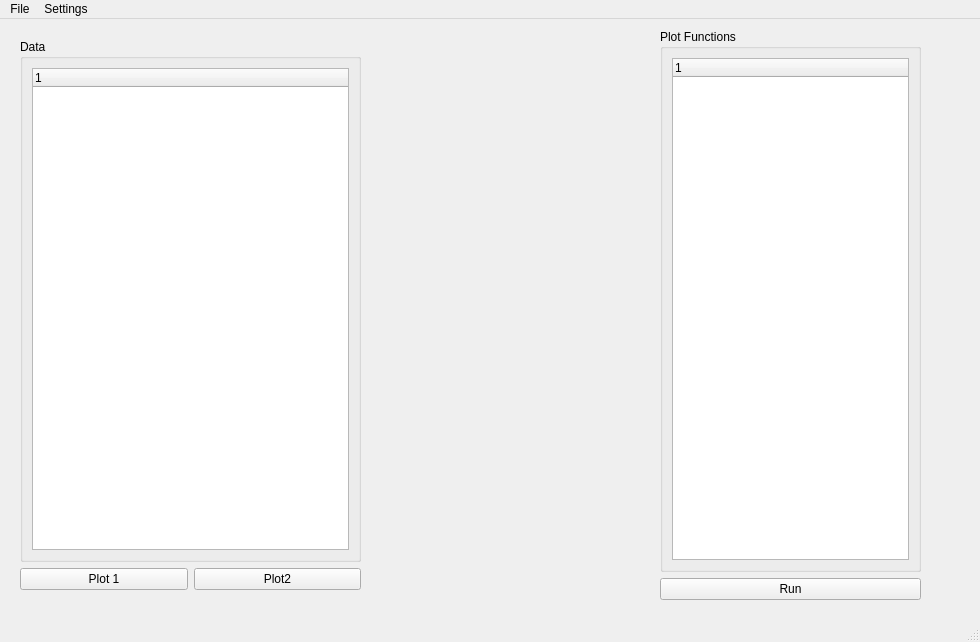
<?xml version="1.0" encoding="UTF-8"?>
<ui version="4.0">
 <class>MainWindow</class>
 <widget class="QMainWindow" name="MainWindow">
  <property name="geometry">
   <rect>
    <x>0</x>
    <y>0</y>
    <width>980</width>
    <height>642</height>
   </rect>
  </property>
  <property name="windowTitle">
   <string>MainWindow</string>
  </property>
  <widget class="QWidget" name="centralwidget">
   <widget class="QWidget" name="verticalLayoutWidget">
    <property name="geometry">
     <rect>
      <x>660</x>
      <y>10</y>
      <width>261</width>
      <height>571</height>
     </rect>
    </property>
    <layout class="QVBoxLayout" name="verticalLayout">
     <item>
      <widget class="QGroupBox" name="groupBox_2">
       <property name="title">
        <string>Plot Functions</string>
       </property>
       <layout class="QVBoxLayout" name="verticalLayout_4">
        <item>
         <widget class="QTreeWidget" name="plot_treeWidget">
          <column>
           <property name="text">
            <string notr="true">1</string>
           </property>
          </column>
         </widget>
        </item>
       </layout>
      </widget>
     </item>
     <item>
      <widget class="QPushButton" name="btn_run_plotfcn">
       <property name="text">
        <string>Run</string>
       </property>
      </widget>
     </item>
    </layout>
   </widget>
   <widget class="QWidget" name="verticalLayoutWidget_2">
    <property name="geometry">
     <rect>
      <x>20</x>
      <y>20</y>
      <width>341</width>
      <height>551</height>
     </rect>
    </property>
    <layout class="QVBoxLayout" name="verticalLayout_2">
     <item>
      <widget class="QGroupBox" name="groupBox">
       <property name="title">
        <string>Data</string>
       </property>
       <layout class="QVBoxLayout" name="verticalLayout_3">
        <item>
         <widget class="QTreeWidget" name="data_treeWidget">
          <column>
           <property name="text">
            <string notr="true">1</string>
           </property>
          </column>
         </widget>
        </item>
       </layout>
      </widget>
     </item>
     <item>
      <layout class="QHBoxLayout" name="horizontalLayout">
       <item>
        <widget class="QPushButton" name="pushButton_2">
         <property name="text">
          <string>Plot 1</string>
         </property>
        </widget>
       </item>
       <item>
        <widget class="QPushButton" name="pushButton_3">
         <property name="text">
          <string>Plot2</string>
         </property>
        </widget>
       </item>
      </layout>
     </item>
    </layout>
   </widget>
   <zorder>verticalLayoutWidget</zorder>
   <zorder>verticalLayoutWidget_2</zorder>
   <zorder>groupBox</zorder>
   <zorder>groupBox</zorder>
  </widget>
  <widget class="QMenuBar" name="menubar">
   <property name="geometry">
    <rect>
     <x>0</x>
     <y>0</y>
     <width>980</width>
     <height>25</height>
    </rect>
   </property>
   <widget class="QMenu" name="menuFile">
    <property name="title">
     <string>File</string>
    </property>
   </widget>
   <widget class="QMenu" name="menuSettings">
    <property name="title">
     <string>Settings</string>
    </property>
    <addaction name="actionSet_default_directory"/>
    <addaction name="actionAdd_plotting_library"/>
   </widget>
   <addaction name="menuFile"/>
   <addaction name="menuSettings"/>
  </widget>
  <widget class="QStatusBar" name="statusbar"/>
  <action name="actionOpen_Data_File">
   <property name="text">
    <string>Open Data File</string>
   </property>
  </action>
  <action name="actionSet_default_directory">
   <property name="text">
    <string>Set default directory</string>
   </property>
  </action>
  <action name="actionAdd_plotting_library">
   <property name="text">
    <string>Add plotting library</string>
   </property>
  </action>
 </widget>
 <resources/>
 <connections/>
</ui>
